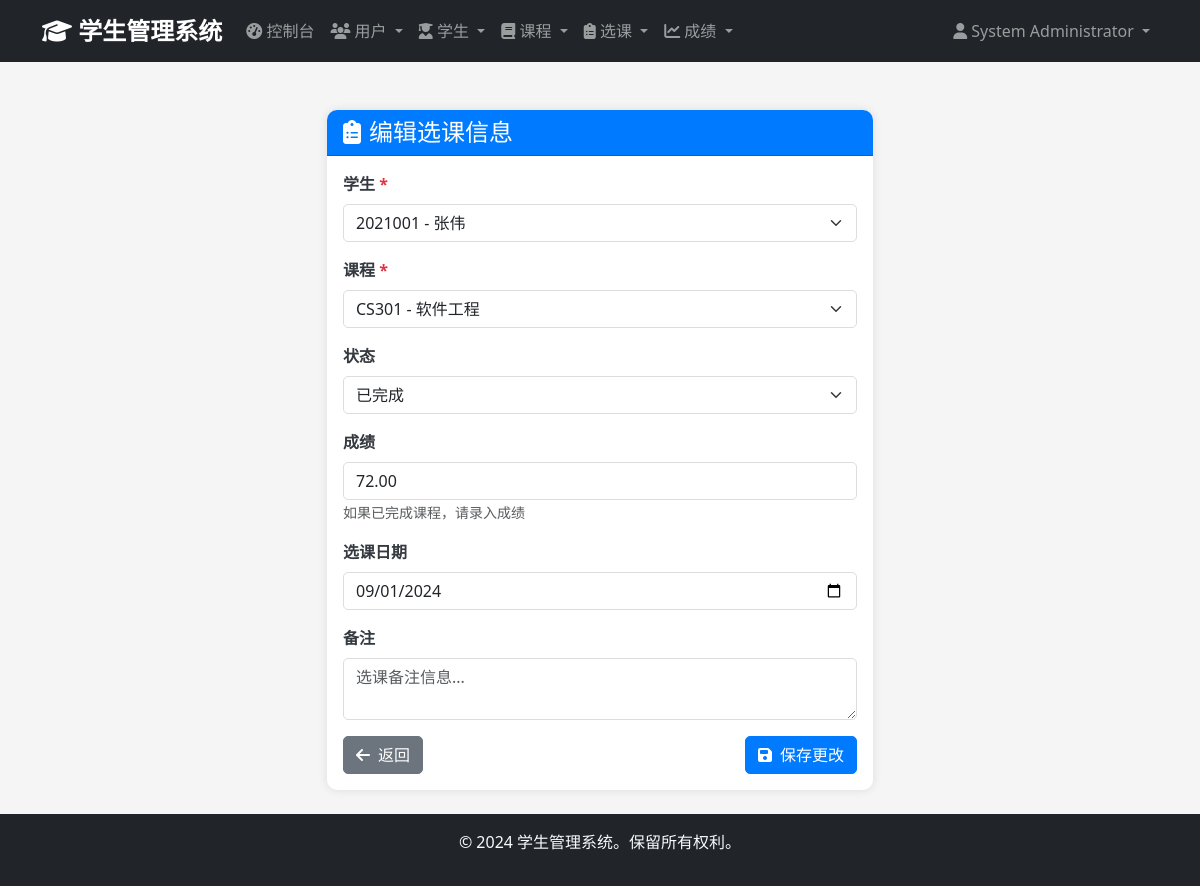
The app's page /admin/enrollments/62/edit (signed in), older data.
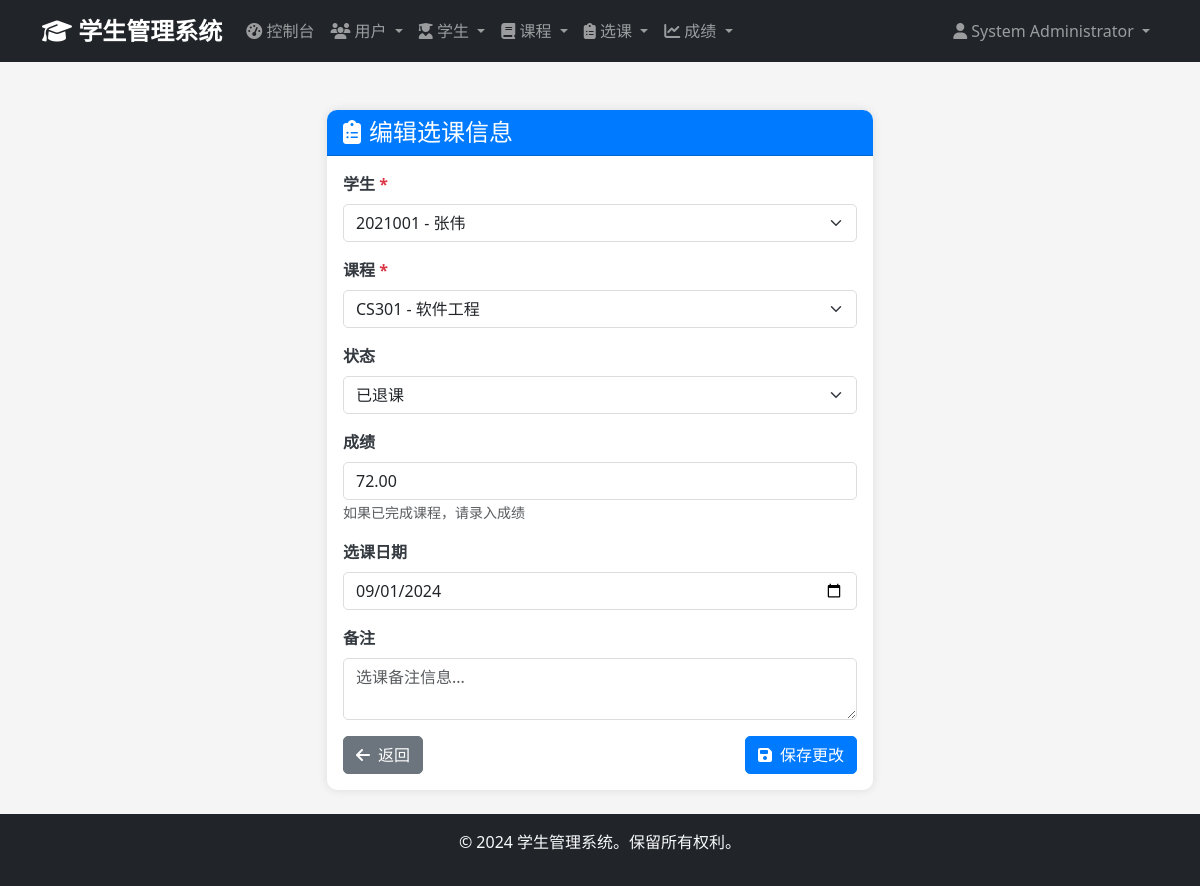
The same page, newer data.
### app/models/enrollment.py (models this page shows, shortened)
class Enrollment(db.Model):
    __tablename__ = 'enrollments'
    id = db.Column(db.Integer, primary_key=True)
    student_id = db.Column(db.Integer, db.ForeignKey('students.id'), nullable=False)
    course_id = db.Column(db.Integer, db.ForeignKey('courses.id'), nullable=False)
    enrollment_date = db.Column(db.Date, nullable=False, default=date.today)
    status = db.Column(db.Enum('enrolled', 'completed', 'dropped', 'withdrawn', name='enrollment_status'),
                       default='enrolled')
    grade = db.Column(db.Numeric(5, 2))
    created_at = db.Column(db.DateTime, default=datetime.utcnow)
    updated_at = db.Column(db.DateTime, default=datetime.utcnow, onupdate=datetime.utcnow)
    __table_args__ = (db.UniqueConstraint('student_id', 'course_id', name='unique_enrollment'),)

### app/views/admin.py (the view, shortened to what this page needs)
@admin_bp.route('/enrollments/<int:enrollment_id>/edit', methods=['GET', 'POST'])
@login_required
@admin_required
def edit_enrollment(enrollment_id):
    enrollment = Enrollment.query.get_or_404(enrollment_id)
    students = Student.query.all()
    courses = Course.query.all()
    return render_template('admin/enrollments/edit.html', enrollment=enrollment, students=students, courses=courses)

### app/models/user.py (called while the page is built)
    def is_admin(self):
        return self.role == 'admin'

### app/views/auth.py (called while the page is built)
def admin_required(f):
    @wraps(f)
    def decorated_function(*args, **kwargs):
        if not current_user.is_authenticated or not current_user.is_admin():
            flash('访问被拒绝。需要管理员权限。', 'error')
            return redirect(url_for('auth.login'))
        return f(*args, **kwargs)
    return decorated_function

### app/templates/admin/enrollments/edit.html (shortened to what the changed rows need)
{% extends "base.html" %}
{% block content %}
<div class="container mt-4">
    <div class="row justify-content-center">
        <div class="col-md-6">
            <div class="card">
                <div class="card-body">
                    <form method="POST" action="{{ url_for('admin.edit_enrollment', enrollment_id=enrollment.id) }}">
                        <div class="mb-3">
                            <label for="status" class="form-label">状态</label>
                            <select class="form-select" id="status" name="status">
                                <option value="completed" {% if enrollment.status == 'completed' %}selected{% endif %}>已完成</option>
                                <option value="dropped" {% if enrollment.status == 'dropped' %}selected{% endif %}>已退课</option>
                            </select>
                        </div>
                        <div class="mb-3">
                            <label for="grade" class="form-label">成绩</label>
                            <input type="number" class="form-control" id="grade" name="grade"
                                   value="{{ enrollment.grade if enrollment.grade is not none else '' }}"
                                   min="0" max="100" step="0.5" placeholder="0-100">
                            <small class="text-muted">如果已完成课程，请录入成绩</small>
                        </div>
                        <div class="mb-3">
                            <label for="enrollment_date" class="form-label">选课日期</label>
                            <input type="date" class="form-control" id="enrollment_date" name="enrollment_date"
                                   value="{{ enrollment.enrollment_date.strftime('%Y-%m-%d') if enrollment.enrollment_date else '' }}">
                        </div>
                    </form>
                </div>
            </div>
        </div>
    </div>
</div>
{% endblock %}

Row changes from the older to the newer data that the page shows:
changed Enrollment: status "已完成" → "已退课"
